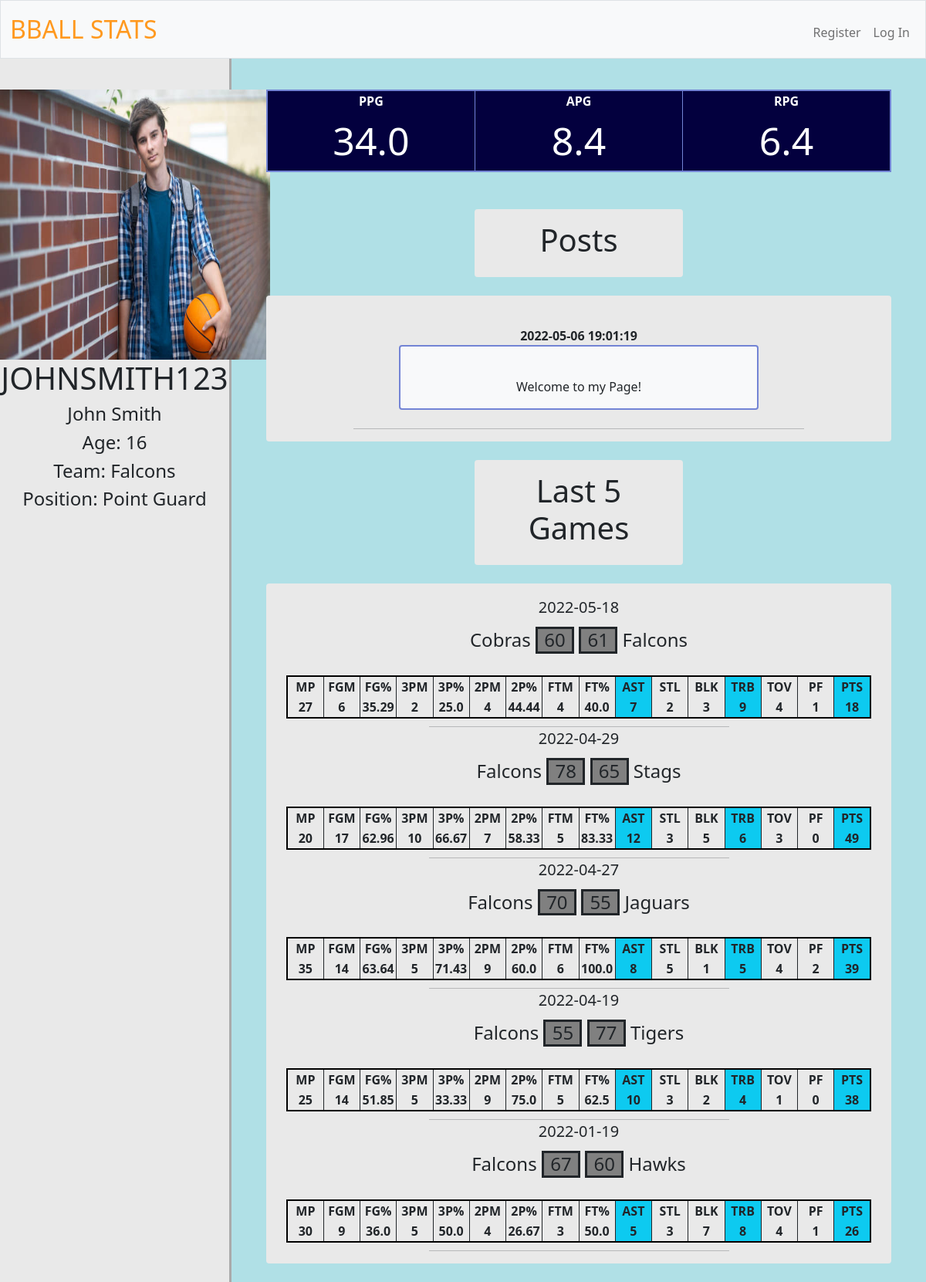
Screenshot of /userprofile?userid=1 with the database file from the repository.
### tables this page shows
CREATE TABLE 'users' ( id INTEGER, username TEXT NOT NULL, hash TEXT NOT NULL,firstname TEXT,lastname TEXT,age INTEGER, team TEXT, position TEXT,'picture' TEXT, PRIMARY KEY(id));

CREATE TABLE 'userpergamestats' ( pergame_user_id TEXT, "G" TEXT,'GS' TEXT, "MP" TEXT, "FG" TEXT, "FGA" TEXT,'FGPercent' TEXT,'THREEP' TEXT,'THREEPA' TEXT,'THREEPPercent' TEXT,'TWOP' TEXT,'TWOPA' TEXT,'TWOPPercent' TEXT,'eFGPercent' TEXT, "FT" TEXT, "FTA" TEXT,'FTPercent' TEXT, "ORB" TEXT, "DRB" TEXT, "TRB" TEXT, "AST" TEXT, "STL" TEXT, "BLK" TEXT, "TOV" TEXT, "PF" TEXT,'PTS' TEXT );

CREATE TABLE posts ( id INTEGER, posts_user_id INTEGER,text TEXT NOT NULL, time TIMESTAMP DEFAULT CURRENT_TIMESTAMP, PRIMARY KEY (id));

CREATE TABLE 'gamestats' ( id integer, user_id integer, team1 TEXT,score1 integer, team2 TEXT ,score2 integer, date DATE,"GS" TEXT, "MP" TEXT, "FG" TEXT, "FGA" TEXT,'FGPercent' TEXT,'THREEP' TEXT,'THREEPA' TEXT,'THREEPPercent' TEXT,'TWOP' TEXT,'TWOPA' TEXT,'TWOPPercent' TEXT,'eFGPercent' TEXT, "FT" TEXT, "FTA" TEXT,'FTPercent' TEXT, "ORB" TEXT, "DRB" TEXT, "TRB" TEXT, "AST" TEXT, "STL" TEXT, "BLK" TEXT, "TOV" TEXT, "PF" TEXT, 'PTS' TEXT, PRIMARY KEY (id));

### app.py (the view)
@app.route("/userprofile", methods=["GET", "POST"])
def userprofile():
    if request.method == "POST":
        pass
    else:
        id = request.args.get("userid")
        username = db.execute("SELECT username FROM users WHERE id = ?",id)[0]["username"]
        info = db.execute("SELECT * FROM users WHERE id = ?",id)
        profile_pic=db.execute("SELECT picture FROM users WHERE id = ?",id)[0]["picture"]
        stats = db.execute("SELECT * FROM userpergamestats WHERE pergame_user_id = ?",id)
        posts = db.execute("SELECT * FROM posts WHERE posts_user_id = ? ORDER BY time DESC",id)
        games = db.execute("SELECT * FROM gamestats WHERE user_id =? ORDER BY date DESC LIMIT 5",id)
        return render_template("userprofile.html",stats=stats,posts=posts,games=games,info=info,profile_pic=profile_pic,username=username)

### templates/userprofile.html (shortened to what this page needs)
{% extends "layout.html" %}
{% block main  %}
<div style="display:flex;">
    <div class="profileinfo">
    <div>
        {% if profile_pic %}
            <img src="{{ url_for('static', filename='images/' + profile_pic) }}" width="350" height="350">
        {% else %}
            <img src="{{ url_for('static', filename='images/defaultprofilepic.jpg') }}" width="350" height="350" >
        {% endif %}
    </div>
    {% for i in info %}
    <h1>{{i["username"]}}</h1>
    <h4>{{i["firstname"]}} {{i["lastname"]}}</h4>
    <h4>Age: {{i["age"]}}</h4>
    <h4>Team: {{i["team"]}}</h4>
    <h4>Position: {{i["position"]}}</h4>
    {% endfor %}
    </div>
    <div class="settingsinfo">
        {% for stat in stats %}
        <table style="border: 2px solid; border-color: #7384D5; margin:auto; width:90%; table-layout: fixed; background-color:#03003E; padding-bottom:10px;">
        <tr >
         <th  class="white" style="border-right: 1px solid; border-color: #7384D5;">PPG</th>
         <th  class="white" style="border-right: 1px solid; border-color: #7384D5;">APG</th>
         <th  class="white">RPG</th>
        </tr>
        <tr>
            <td class="white" style="border-right: 1px solid;  font-size:50px; border-color: #7384D5;">{{stat["PTS"]}}</td>
            <td class="white" style="border-right: 1px solid ; font-size:50px; border-color: #7384D5;">{{stat["AST"]}}</td>
            <td  class="white" style="border-right: 1px solid; font-size:50px; border-color: #7384D5;">{{stat["TRB"]}}</td>
           </tr>
        </table>
        {% endfor %}
        <br><br>
        <div class="container rounded p-3 " style="width:30%; background-color:#E9E9E9">
            <h1>Posts</h1>
        </div>
        <br>
        <div class="container rounded p-3 " style="width:90%; background-color:#E9E9E9">
            <div>
                {% for post in posts %}
                <br>
                <div style="font-weight:bold;">{{post["time"]}}</div>
                <div class="container rounded p-3 bg-light" style="width:60%; border: 2px solid; border-color: #7384D5;">
                <br>
                {{post["text"]}}
                </div>
                <br>
                <hr style="width:75%; margin:auto;">
                {% endfor %}
            </div>
        </div>
        <br>
        <div class="container rounded p-3 " style="width:30%; background-color:#E9E9E9">
            <h1>Last 5 Games</h1>
        </div>
        <br>
            <div>
                <div class="container rounded p-3 " style="width:90%; background-color:#E9E9E9">
                    {% for game in games %}
                        <div id="datesize"> {{game["date"]}}</div>
                        <h4 style="white-space: nowrap; padding:10px; ">{{game["team1"]}} <div id="scoretext">{{game["score1"]}}</div> <div id="scoretext">{{game["score2"]}}</div> {{game["team2"]}}</h4>
                        <div style="white-space: nowrap; padding:10px;">
                            <table style="border: 2px solid; border-color:black; margin:auto; width:100%; table-layout: fixed; ">
                            <tr>
                                <th style="border-right: 1px solid;">MP</th>
                                <th style="border-right: 1px solid;">FGM</th>
                                <th style="border-right: 1px solid;">FG%</th>
                                <th style="border-right: 1px solid;">3PM</th>
                                <th style="border-right: 1px solid;">3P%</th>
                                <th style="border-right: 1px solid;">2PM</th>
                                <th style="border-right: 1px solid;">2P%</th>
                                <th style="border-right: 1px solid;">FTM</th>
                                <th style="border-right: 1px solid;">FT%</th>
                                <th class="bg-info" style="border-right: 1px solid;">AST</th>
                                <th style="border-right: 1px solid;">STL</th>
                                <th style="border-right: 1px solid;">BLK</th>
                                <th class="bg-info" style="border-right: 1px solid;">TRB</th>
                                <th style="border-right: 1px solid;">TOV</th>
                                <th style="border-right: 1px solid;">PF</th>
                                <th class="bg-info" style="border-right: 1px solid;">PTS</th>
                            </tr>
                            <tr>
                                <th style="border-right: 1px solid;">{{game["MP"]}}</th>
                                <th style="border-right: 1px solid;">{{game["FG"]}}</th>
                                <th style="border-right: 1px solid;">{{game["FGPercent"]}}</th>
                                <th style="border-right: 1px solid;">{{game["THREEP"]}}</th>
                                <th style="border-right: 1px solid;">{{game["THREEPPercent"]}}</th>
                                <th style="border-right: 1px solid;">{{game["TWOP"]}}</th>
                                <th style="border-right: 1px solid;">{{game["TWOPPercent"]}}</th>
                                <th style="border-right: 1px solid;" >{{game["FT"]}}</th>
                                <th style="border-right: 1px solid;">{{game["FTPercent"]}}</th>
                                <th class="bg-info" style="border-right: 1px solid;">{{game["AST"]}}</th>
                                <th style="border-right: 1px solid;">{{game["STL"]}}</th>
                                <th style="border-right: 1px solid;">{{game["BLK"]}}</th>
                                <th class="bg-info" style="border-right: 1px solid;">{{game["TRB"]}}</th>
                                <th style="border-right: 1px solid;">{{game["TOV"]}}</th>
                                <th style="border-right: 1px solid;">{{game["PF"]}}</th>
                                <th class="bg-info" style="border-right: 1px solid;">{{game["PTS"]}}</th>
                            </tr>
                            </table>
                    </div>
                    <hr style="width:50%; margin:auto;">
                    {% endfor %}
                </div>
            </div>
            <br>
    </div>
</div>
{% endblock  %}

### templates/layout.html (shortened to what this page needs)
<!DOCTYPE html>
<html lang="en">
    <head>
        <link rel="stylesheet" href="{{ url_for('static', filename='styles.css') }}">
        <link href="https://cdn.jsdelivr.net/npm/bootstrap@5.1.3/dist/css/bootstrap.min.css" rel="stylesheet">
    </head>
    <body style="background-color:powderblue";>
        <nav class=" bg-light border navbar navbar-expand-md navbar-light">
            <div class="container-fluid">
                <a class="navbar-brand" href="/"><span class="orange">BBALL STATS</span></a>
                <div class="collapse navbar-collapse" id="navbar">
                    {% if session["user_id"] %}
                        <ul class="navbar-nav me-auto mt-2">
                            <li class="nav-item"><a class="nav-link" href="/comparestats">Compare Stats</a></li>
                            <li class="nav-item"><a class="nav-link" href="/addgames">Add Games</a></li>
                            <li class="nav-item"><a class="nav-link" href="/glossary">Glossary</a></li>
                            <li class="nav-item"><a class="nav-link" href="/leaderboard">Leaderboard</a></li>
                        </ul>
                            <div class="navbar-nav me-auto mt-2" style="width:50%;"class="input-group rounded">
                                <form  style="width:100%;" action="/search" method="get">
                                <input name="search" style="width:100%;" type="search" class="form-control rounded" placeholder="Search Users" aria-label="Search" aria-describedby="search-addon" />
                                </form>
                            </div>
                        <ul class="navbar-nav ms-auto mt-2">
                            <li class="nav-item"><a class="nav-link" href="/profile">Profile</a></li>
                            <li class="nav-item"><a class="nav-link" href="/settings">Settings</a></li>
                            <li class="nav-item"><a class="nav-link" href="/logout">Log Out</a></li>
                        </ul>
                    {% else %}
                        <ul class="navbar-nav ms-auto mt-2">
                            <li class="nav-item"><a class="nav-link" href="/register">Register</a></li>
                            <li class="nav-item"><a class="nav-link" href="/login">Log In</a></li>
                        </ul>
                    {% endif %}
                </div>
            </div>
        </nav>
        <main class="  text-center">
            {% block main %}{% endblock %}
        </main>
    </body>
</html>

### static/styles.css (style rules this page uses)
.white { color:#FFFFFF; }
.profileinfo { float:left; width:25%; padding-top:40px; border-right:solid; min-height:1000px; background-color:#E9E9E9; border-color:#AAAAAA; }
.settingsinfo { float:left; width:75%; padding-top:40px; }
#scoretext { background-color:gray; border:solid; width:50px; display: inline-block; }
#datesize { font-size:20px; }
nav .navbar-brand { font-size: xx-large; }
nav .navbar-brand .orange { color: #FF991F; }

### rows the page displays
users: picture (picture), username "JOHNSMITH123", firstname "John", lastname "Smith", age "16", team "Falcons", position "Point Guard"
userpergamestats: PTS "34.0", AST "8.4", TRB "6.4"
posts: time "2022-05-06 19:01:19", text "Welcome to my Page!"
gamestats: date "2022-05-18", team1 "Cobras", score1 "60", score2 "61", team2 "Falcons", MP "27", FG "6", FGPercent "35.29", THREEP "2", THREEPPercent "25.0", TWOP "4", TWOPPercent "44.44", FT "4", FTPercent "40.0", AST "7", STL "2", BLK "3", TRB "9", TOV "4", PF "1", PTS "18"
gamestats: date "2022-04-29", team1 "Falcons", score1 "78", score2 "65", team2 "Stags", MP "20", FG "17", FGPercent "62.96", THREEP "10", THREEPPercent "66.67", TWOP "7", TWOPPercent "58.33", FT "5", FTPercent "83.33", AST "12", STL "3", BLK "5", TRB "6", TOV "3", PF "0", PTS "49"
gamestats: date "2022-04-27", team1 "Falcons", score1 "70", score2 "55", team2 "Jaguars", MP "35", FG "14", FGPercent "63.64", THREEP "5", THREEPPercent "71.43", TWOP "9", TWOPPercent "60.0", FT "6", FTPercent "100.0", AST "8", STL "5", BLK "1", TRB "5", TOV "4", PF "2", PTS "39"
gamestats: date "2022-04-19", team1 "Falcons", score1 "55", score2 "77", team2 "Tigers", MP "25", FG "14", FGPercent "51.85", THREEP "5", THREEPPercent "33.33", TWOP "9", TWOPPercent "75.0", FT "5", FTPercent "62.5", AST "10", STL "3", BLK "2", TRB "4", TOV "1", PF "0", PTS "38"
gamestats: date "2022-01-19", team1 "Falcons", score1 "67", score2 "60", team2 "Hawks", MP "30", FG "9", FGPercent "36.0", THREEP "5", THREEPPercent "50.0", TWOP "4", TWOPPercent "26.67", FT "3", FTPercent "50.0", AST "5", STL "3", BLK "7", TRB "8", TOV "4", PF "1", PTS "26"
